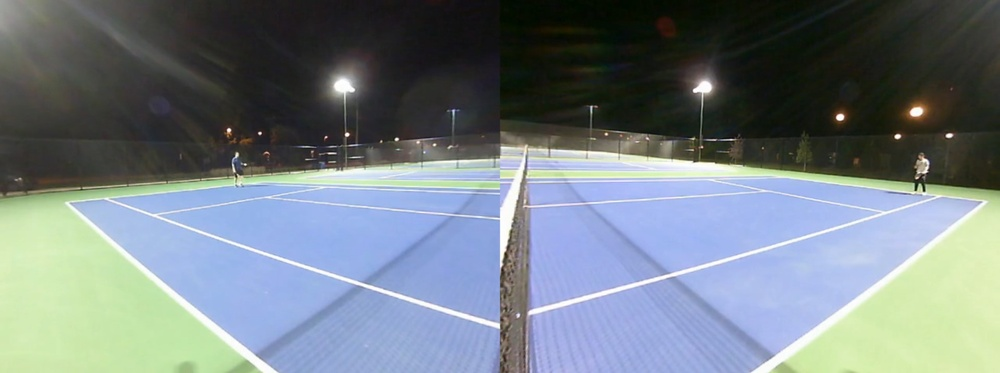
#> input picture tennis.jpg, 1000 x 373 px, shrunk from 1920 x 716 before the run
$ python tennisold.py --image tennis.jpg
#> lines starting #> are read from the running program, lines starting #| are printed output that depends on the picture; after the words box and inside, x2 and y2 are one past the last pixel; in counts of white or black regions, pixels touching at a corner belong together
# import the necessary packages
import numpy as np
import argparse
import cv2
import scipy.ndimage as ndi

# construct the argument parse and parse the arguments
ap = argparse.ArgumentParser()
ap.add_argument("-i", "--image", help = "path to the image")
args = vars(ap.parse_args())

# load the image
image = cv2.imread(args["image"])
#> image is the input picture: shape (373, 1000, 3); mean B, G, R 132.3, 126.9, 116.3

# define the list of boundaries
boundaries = [
    ([180, 180, 100], [255, 255, 255])
]

# loop over the boundaries
for (lower, upper) in boundaries:
    # create NumPy arrays from the boundaries
    lower = np.array(lower, dtype = "uint8")
    upper = np.array(upper, dtype = "uint8")

    # find the colors within the specified boundaries and apply
    # the mask
    mask = cv2.inRange(image, lower, upper)
    output = cv2.bitwise_and(image, image, mask = mask)

    # show the images
    cv2.imshow("images", np.hstack([image, output]))
    cv2.waitKey(0)
#> this loop made 1 pass
#> pass 1, `mask = cv2.inRange(image, lower, upper)`:
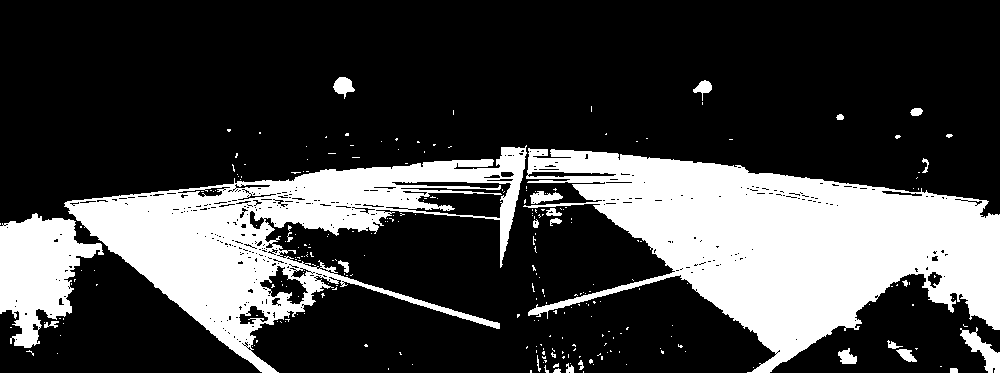
#> mask: shape (373, 1000); 26.1% white; 259 white regions (233 under 20 px), largest, box (x1, y1, x2, y2) and area: (523, 148, 1000, 373) 52214, (64, 145, 527, 373) 33909, (0, 213, 104, 348) 7865
#> pass 1, `output = cv2.bitwise_and(image, image, mask = mask)`:
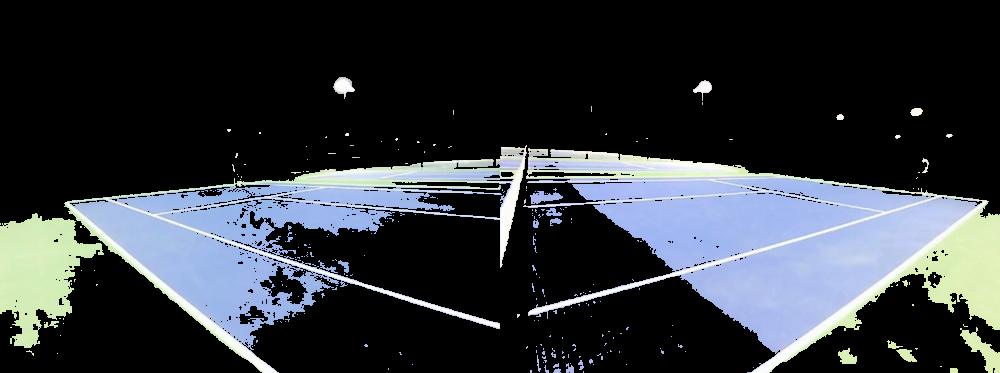
#> output: shape (373, 1000, 3); mean B, G, R 59.1, 53.8, 49.1
#> pass 1, `cv2.imshow("images", np.hstack([image, output]))`:
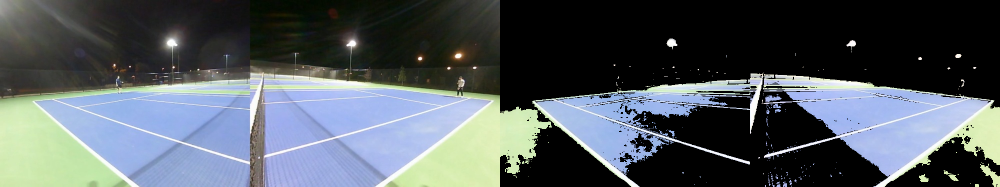
#> window 'images': shape (373, 2000, 3) (shown at 1/2 size); mean B, G, R 95.7, 90.4, 82.7

gray = cv2.cvtColor(output,cv2.COLOR_BGR2GRAY)

kernel_size = 5
blur_gray = cv2.GaussianBlur(gray,(kernel_size, kernel_size),0)
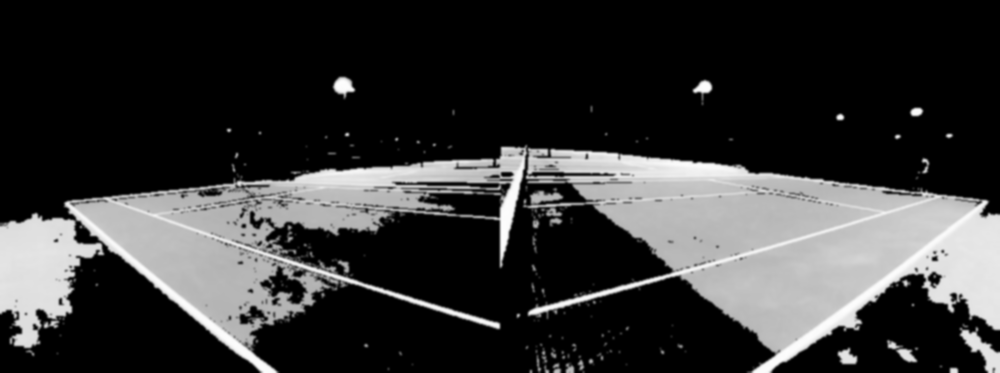
#> blur_gray: shape (373, 1000); min 0, max 253, mean 53

low_threshold = 10
high_threshold = 200
edges = cv2.Canny(gray, low_threshold, high_threshold)
#> edges: shape (373, 1000); 4.3% white in thin lines or dots, all inside (x1, y1, x2, y2) = (0, 77, 1000, 373)
dilated = cv2.dilate(edges, np.ones((2,2), dtype=np.uint8))
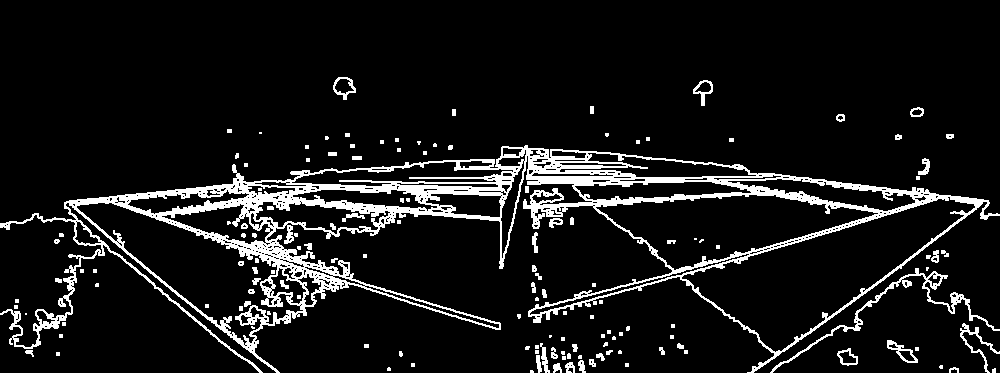
#> dilated: shape (373, 1000); 9.3% white; 142 white regions (75 under 20 px), largest, box (x1, y1, x2, y2) and area: (0, 145, 1000, 373) 28995, (770, 268, 1000, 373) 1222, (960, 323, 1000, 373) 318

cv2.imshow('dilated.png', dilated)
cv2.waitKey(0)

rho = 1  # distance resolution in pixels of the Hough grid
theta = np.pi / 180  # angular resolution in radians of the Hough grid
#> theta = 0.0175
threshold = 10 # minimum number of votes (intersections in Hough grid cell)
min_line_length = 40  # minimum number of pixels making up a line
max_line_gap = 5  # maximum gap in pixels between connectable line segments
line_image = np.copy(output) * 0  # creating a blank to draw lines on
#> line_image: shape (373, 1000, 3); every value is 0

# Run Hough on edge detected image
# Output "lines" is an array containing endpoints of detected line segments

lines = cv2.HoughLinesP(dilated, rho, theta, threshold, np.array([]), min_line_length, max_line_gap)
#> lines = 146 rows, first 6: [319, 186, 510, 189], [69, 200, 148, 198], [331, 201, 491, 220], [456, 165, 576, 173], [559, 203, 616, 204], [560, 156, 604, 163]

points = []
for line in lines:
    for x1, y1, x2, y2 in line:
        points.append(((x1 + 0.0, y1 + 0.0), (x2 + 0.0, y2 + 0.0)))
        cv2.line(line_image, (x1, y1), (x2, y2), (255, 0, 0), 5)
#> this loop made 146 passes
#> line on passes 1 to 12: [[319, 186, 510, 189]], [[69, 200, 148, 198]], [[331, 201, 491, 220]], [[456, 165, 576, 173]], [[559, 203, 616, 204]], [[560, 156, 604, 163]], [[240, 255, 306, 268]], [[430, 182, 511, 182]], [[910, 195, 983, 199]], [[520, 183, 632, 183]], [[825, 206, 867, 207]], [[410, 178, 512, 177]]
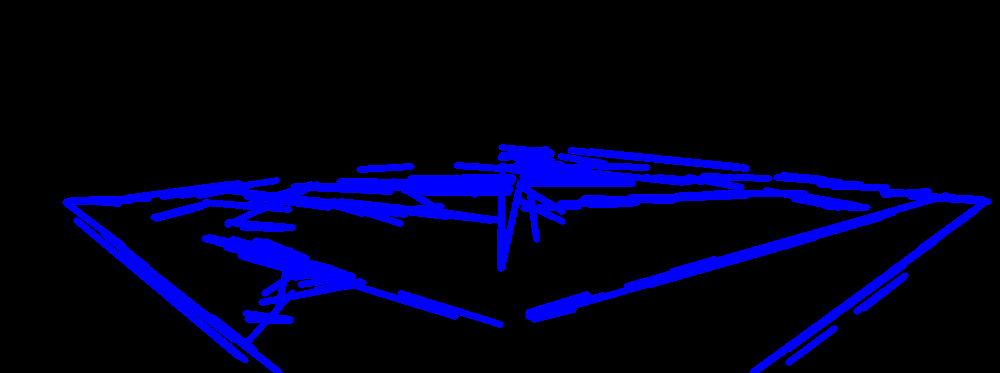
#> line_image: shape (373, 1000, 3); mean B, G, R 30.6, 0, 0
#> after the loop, points = 146 items

cv2.imshow('houghlines.png', line_image)
cv2.waitKey(0)

lines_edges = cv2.addWeighted(output, 0.8, line_image, 1, 0)
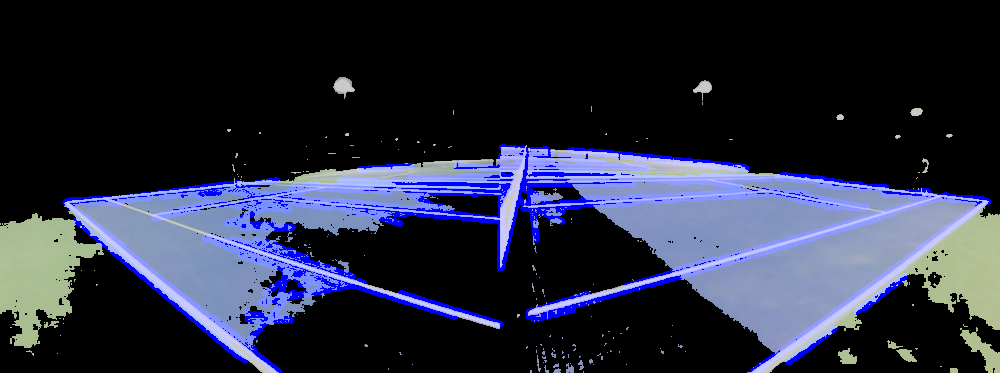
#> lines_edges: shape (373, 1000, 3); mean B, G, R 62.2, 43.1, 39.3
print(lines_edges.shape)
#| (373, 1000, 3)
